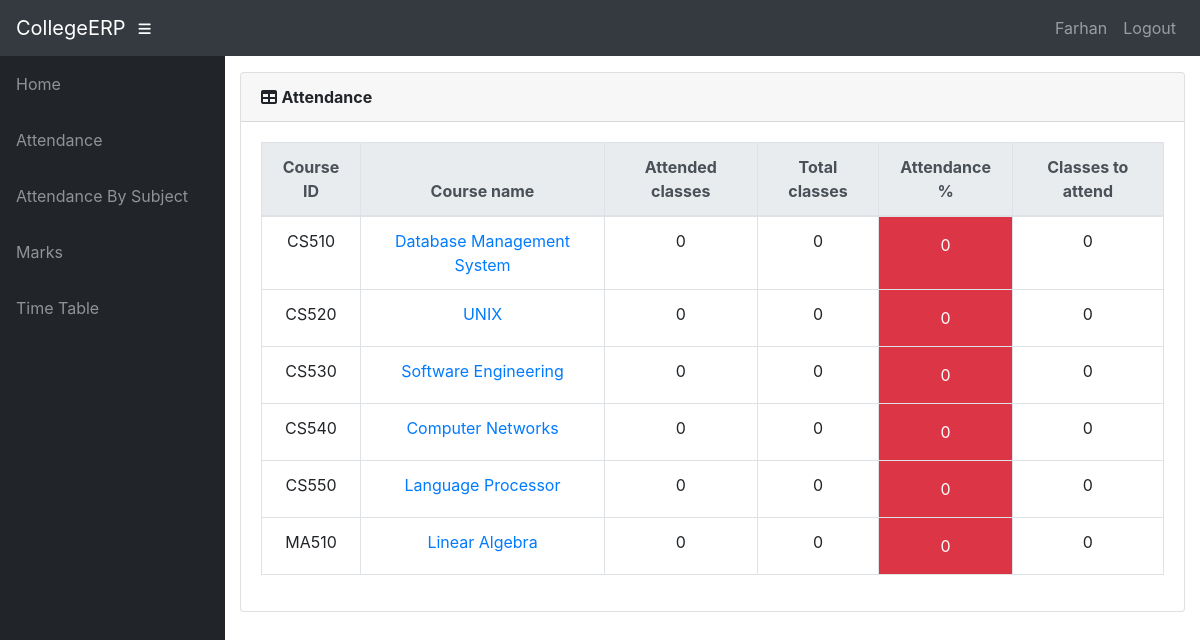
The app's page /info/student/CS02/attendance/ (signed in) with its own data.
### info/models.py (models this page shows, shortened)
class User(AbstractUser):
    @property
    def is_student(self):
        if hasattr(self, 'student'):
            return True
        return False

class Student(models.Model):
    user = models.OneToOneField(User, on_delete=models.CASCADE, null=True)
    class_id = models.ForeignKey(Class, on_delete=models.CASCADE, default=1)
    USN = models.CharField(primary_key='True', max_length=100)
    name = models.CharField(max_length=200)
    sex = models.CharField(max_length=50, choices=sex_choice, default='Male')
    DOB = models.DateField(default='1998-01-01')
    def __str__(self):
        return self.name

class AttendanceTotal(models.Model):
    course = models.ForeignKey(Course, on_delete=models.CASCADE)
    student = models.ForeignKey(Student, on_delete=models.CASCADE)
    class Meta:
        unique_together = (('student', 'course'),)
    @property
    def att_class(self):
        stud = Student.objects.get(name=self.student)
        cr = Course.objects.get(name=self.course)
        att_class = Attendance.objects.filter(course=cr, student=stud, status='True').count()
        return att_class
    @property
    def total_class(self):
        stud = Student.objects.get(name=self.student)
        cr = Course.objects.get(name=self.course)
        total_class = Attendance.objects.filter(course=cr, student=stud).count()
        return total_class
    @property
    def attendance(self):
        stud = Student.objects.get(name=self.student)
        cr = Course.objects.get(name=self.course)
        total_class = Attendance.objects.filter(course=cr, student=stud).count()
        att_class = Attendance.objects.filter(course=cr, student=stud, status='True').count()
        if total_class == 0:
            attendance = 0
        else:
            attendance = round(att_class / total_class * 100, 2)
        return attendance
    @property
    def classes_to_attend(self):
        stud = Student.objects.get(name=self.student)
        cr = Course.objects.get(name=self.course)
        total_class = Attendance.objects.filter(course=cr, student=stud).count()
        att_class = Attendance.objects.filter(course=cr, student=stud, status='True').count()
        cta = math.ceil((0.75 * total_class - att_class) / 0.25)
        if cta < 0:
            return 0
        return cta

class Course(models.Model):
    dept = models.ForeignKey(Dept, on_delete=models.CASCADE)
    id = models.CharField(primary_key='True', max_length=50)
    name = models.CharField(max_length=50)
    shortname = models.CharField(max_length=50, default='X')
    def __str__(self):
        return self.name

### info/views.py (the view)
# urls.py: path('attendance/', api_view.AttendanceView.as_view()),
@login_required()
def attendance(request, stud_id):
    stud = Student.objects.get(USN=stud_id)
    ass_list = Assign.objects.filter(class_id_id=stud.class_id)
    att_list = []
    for ass in ass_list:
        try:
            a = AttendanceTotal.objects.get(student=stud, course=ass.course)
        except AttendanceTotal.DoesNotExist:
            a = AttendanceTotal(student=stud, course=ass.course)
            a.save()
        att_list.append(a)
    return render(request, 'info/attendance.html', {'att_list': att_list})

### info/templates/info/attendance.html
{% extends 'info/base.html' %}
    {% load static %}
    {% block content %}
                  <div class="card mb-3">
            <div class="card-header">
              <i class="fas fa-table"></i>
            <b>Attendance</b></div>
            <div class="card-body">
              <div class="table-responsive">
                <table class="table table-bordered text-center" id="dataTable" width="100%" cellspacing="0">
                  <thead class="thead-light ">
                    <tr>
                        <th>Course ID</th>
                        <th>Course name</th>
                        <th>Attended classes</th>
                        <th>Total classes</th>
                        <th>Attendance %</th>
                        <th>Classes to attend</th>
                    </tr>
                  </thead>
                  <tbody>
                    {% for a in att_list %}
                    <tr>
                        <td>{{ a.course_id }}</td>
                        <td><a href="{% url 'attendance_detail' a.student.USN a.course.id %}">{{a.course.name}}</a></td>
                        <td>{{ a.att_class }}</td>
                        <td>{{ a.total_class }}</td>
                        {% if a.attendance < 75 %}
                            <td class="p-3 mb-2 bg-danger text-white">{{ a.attendance }}</td>
                        {% else %}
                            <td class="p-3 mb-2 bg-success text-white">{{ a.attendance }}</td>
                        {% endif %}
                        <td>{{ a.classes_to_attend }}</td>
                    </tr>
                    {% empty %}
                            <p>student has no courses</p>
                    {% endfor %}
                  </tbody>
                </table>
              </div>
            </div>
          </div>
    {% endblock %}

### info/templates/info/base.html (shortened to what this page needs)
<!DOCTYPE html>
<html lang="en">
  <head>
      {% load static %}
    <link href="{% static '/info/bootstrap/vendor/bootstrap/css/bootstrap.min.css' %}" rel="stylesheet">
    <link href="{% static '/info/bootstrap/vendor/fontawesome-free/css/all.min.css' %}" rel="stylesheet" type="text/css">
    <link href="{% static '/info/bootstrap/vendor/datatables/dataTables.bootstrap4.css' %}" rel="stylesheet">
    <link href="{% static '/info/bootstrap/css/sb-admin.css' %}" rel="stylesheet">
  </head>
  <body id="page-top">
    <nav class="navbar navbar-expand navbar-dark bg-dark static-top">
      <a class="navbar-brand mr-1" href="{% url 'index' %}">CollegeERP</a>
      <button class="btn btn-link btn-sm text-white order-1 order-sm-0" id="sidebarToggle" href="#">
        <i class="fas fa-bars"></i>
      </button>
        <div class="collapse navbar-collapse" id="navbarResponsive">
          <ul class="navbar-nav ml-auto">
            <li class="nav-item">
                {% if request.user.is_student %}
                    <a class="nav-link text-capitalize">{{ request.user.student.name }}</a>
                {% elif request.user.is_teacher %}
                    <a class="nav-link text-capitalize">{{ request.user.teacher.name }}</a>
                {% endif %}
            </li>
            <li class="nav-item">
                <a class="nav-link" href="#" data-toggle="modal" data-target="#logoutModal">Logout</a>
            </li>
          </ul>
        </div>
    </nav>
    <div id="wrapper">
      <ul class="sidebar navbar-nav">
            <li class="nav-item">
              <a class="nav-link" href="{% url 'index' %}">
                <span>Home</span>
              </a>
            </li>
        {% if request.user.is_student %}
            <li class="nav-item">
              <a class="nav-link" href="{% url 'attendance' request.user.student.USN %}">
                <span>Attendance</span>
              </a>
            </li>
            <li class="nav-item">
              <a class="nav-link" href="{% url 'attendance' request.user.student.USN %}">
                <span>Attendance By Subject</span>
              </a>
            </li>
            <li class="nav-item">
              <a class="nav-link" href="{% url 'marks_list' request.user.student.USN %}">
                <span>Marks</span>
              </a>
            </li>
              <li class="nav-item">
              <a class="nav-link" href="{% url 'timetable' request.user.student.class_id_id %}">
                <span>Time Table</span>
              </a>
            </li>
        {% endif %}
      </ul>
      <div id="content-wrapper">
        <div class="container-fluid">
            {% block content %}
            {% endblock %}
        </div>
      </div>
    </div>
  </body>
</html>

### records on screen
User: user.student.name "Farhan"
AttendanceTotal: course_id "CS510", course.name "Database Management System", att_class "0", total_class "0", attendance "0", classes_to_attend "0"
AttendanceTotal: course_id "CS520", course.name "UNIX", att_class "0", total_class "0", attendance "0", classes_to_attend "0"
AttendanceTotal: course_id "CS530", course.name "Software Engineering", att_class "0", total_class "0", attendance "0", classes_to_attend "0"
AttendanceTotal: course_id "CS540", course.name "Computer Networks", att_class "0", total_class "0", attendance "0", classes_to_attend "0"
AttendanceTotal: course_id "CS550", course.name "Language Processor", att_class "0", total_class "0", attendance "0", classes_to_attend "0"
AttendanceTotal: course_id "MA510", course.name "Linear Algebra", att_class "0", total_class "0", attendance "0", classes_to_attend "0"
